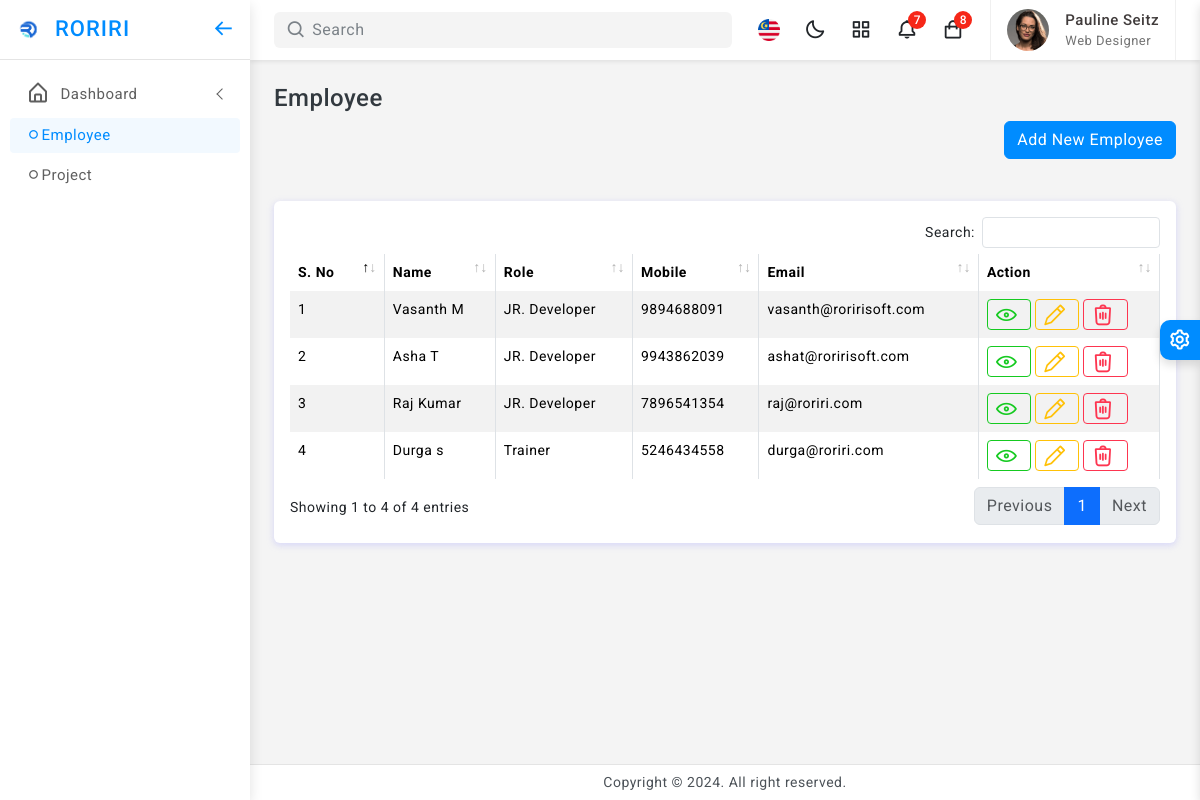
The page /employee.php on the database as committed earlier.
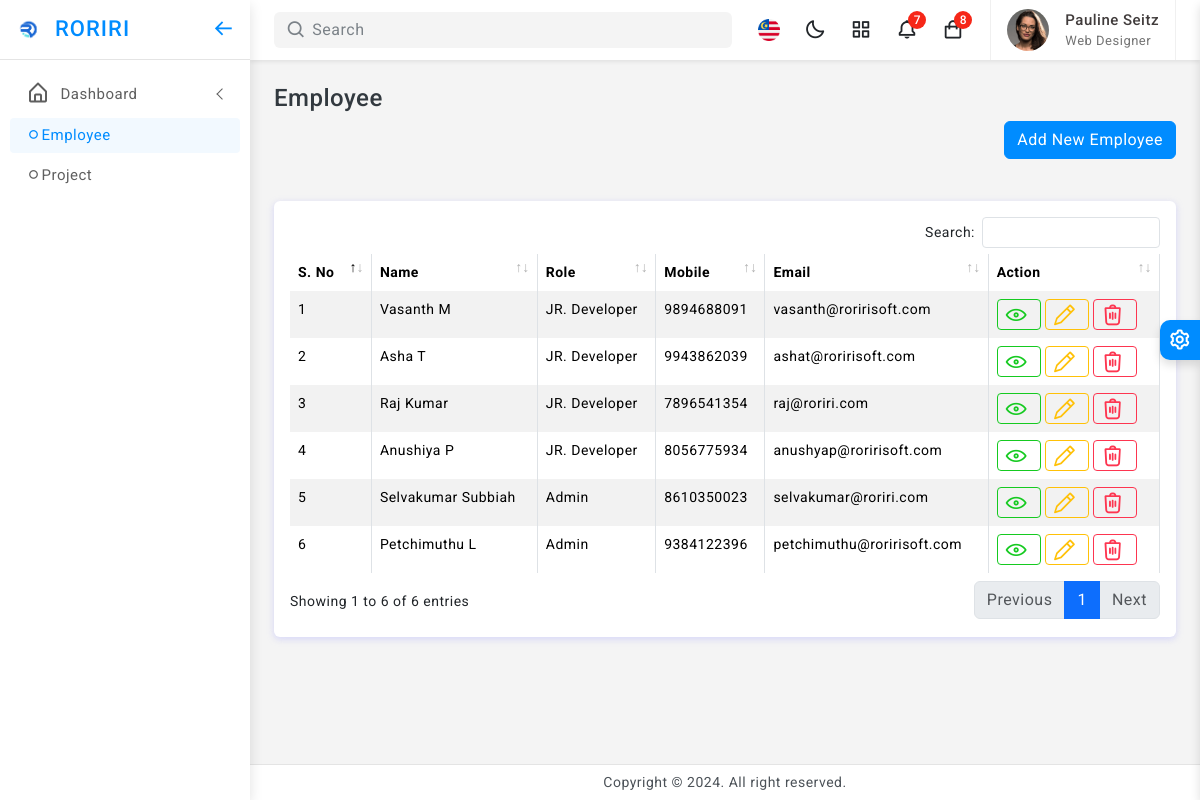
The same page on the database as committed later.
### tables this page shows
CREATE TABLE `employee_tbl` (
  `emp_id` int(11) NOT NULL,
  `entity_id` int(11) NOT NULL,
  `emp_first_name` varchar(50) NOT NULL,
  `emp_last_name` varchar(50) NOT NULL,
  `emp_gender` enum('Male','Female') NOT NULL,
  `emp_user_id` int(11) NOT NULL,
  `emp_img` varchar(50) NOT NULL,
  `emp_aadhar` varchar(50) NOT NULL,
  `emp_pan` varchar(50) NOT NULL,
  `emp_bank` varchar(50) NOT NULL,
  `created_date` datetime NOT NULL DEFAULT current_timestamp(),
  `updated_date` timestamp NOT NULL DEFAULT current_timestamp() ON UPDATE current_timestamp(),
  `emp_status` enum('Active','Inactive') NOT NULL DEFAULT 'Active',
  `emp_married_status` enum('Married','Unmarried') NOT NULL DEFAULT 'Unmarried'
);

CREATE TABLE `role_tbl` (
  `role_id` int(11) NOT NULL,
  `role_name` varchar(100) NOT NULL,
  `role_status` enum('Active','Inactive') NOT NULL DEFAULT 'Active'
);

CREATE TABLE `emp_additional_tbl` (
  `add_tbl_id` int(11) NOT NULL,
  `emp_id` int(11) NOT NULL,
  `emp_personal_email` varchar(30) NOT NULL,
  `emp_company_email` varchar(40) NOT NULL,
  `emp_dob` date NOT NULL,
  `emp_pay_role` int(11) NOT NULL,
  `emp_joining_date` date NOT NULL,
  `emp_role` int(11) NOT NULL,
  `emp_mobile` varchar(10) NOT NULL,
  `emp_address` varchar(100) NOT NULL,
  `emp_created_date` datetime NOT NULL DEFAULT current_timestamp(),
  `emp_status` enum('Active','Inactive') NOT NULL DEFAULT 'Active'
);

### employee.php (the view, shortened to what this page needs)
<?php
    include("db/dbConnection.php");
   $selQuery = "SELECT employee_tbl.*, emp_additional_tbl.*,role_tbl.* FROM employee_tbl
LEFT JOIN emp_additional_tbl ON emp_additional_tbl.emp_id = employee_tbl.emp_id
LEFT JOIN role_tbl ON role_tbl.role_id=emp_additional_tbl.emp_role
WHERE employee_tbl.emp_status='Active'";
    $resQuery = mysqli_query($conn , $selQuery);
?>
<!doctype html>
<html lang="en">
<?php include("head.php");?>
<body>
	<div class="wrapper">
			<?php include("left.php");?>
			<?php include("top.php");?>
		<div class="page-wrapper">
			<div class="page-content">
            <div class="page-title-box">
                <div class="page-title-right">
                    <h4 class="page-title">Employee</h4>
                    <div class="position-relative" style="height: 80px;">
                    <button type="button" id="addEmpBtn" class="btn btn-primary position-absolute top-0 end-0" data-bs-toggle="modal" data-bs-target="#addEmployeeModal">Add New Employee</button>
                    </div>
                </div>
            </div>
				<div class="card">
					<div class="card-body">
						<div class="table-responsive">
							<table id="example2" class="table table-striped table-bordered">
								<thead>
									<tr>
                                        <th>S. No</th>
										<th>Name</th>
                                        <th>Role</th>
										<th>Mobile</th>
										<th>Email</th>
										<th>Action</th>
									</tr>
								</thead>
								<tbody>
                                <?php $i=1; while($row = mysqli_fetch_array($resQuery , MYSQLI_ASSOC)) {
                            $emp_id   = $row['emp_id'];
                            $emp_first_name  = $row['emp_first_name'];
                            $emp_last_name   = $row['emp_last_name'];
                            $email          = $row['emp_company_email'];
                            $role        = $row['role_name'];
                            $mobile   =$row['emp_mobile'];
                            $name=$emp_first_name.' '.$emp_last_name;
                      ?>
                      <tr>
                       <td><?php echo $i; $i++; ?></td>
                      <td><?php echo $name; ?></td>
                      <td><?php echo $role; ?></td>
                      <td><?php echo $mobile; ?></td>
                      <td><?php echo $email; ?></td>
                      <td>
                          <button class="btn btn-sm btn-outline-success" onclick="goViewEmp(<?php echo $emp_id; ?>);" ><i class="lni lni-eye"></i></button>
                          <button type="button" class="btn btn-sm btn-outline-warning" onclick="goEditEmp(<?php echo $emp_id; ?>);" data-bs-toggle="modal" data-bs-target="#editEmployeeModal"><i class="lni lni-pencil"></i></button>
                          <button class="btn btn-sm btn-outline-danger" onclick="goDeleteEmployee(<?php echo $emp_id; ?>);"><i class="lni lni-trash"></i></button>
                      </td>
                    </tr>
                    <?php } ?>
								</tbody>
							</table>
						</div>
					</div>
				</div>
			</div>
		</div>
		 <?php include("footer.php"); ?>
	</div>
	<?php include("theme.php");?>
</body>
</html>

### head.php (shortened to what this page needs)
<head>
	<link href="assets/plugins/vectormap/jquery-jvectormap-2.0.2.css" rel="stylesheet"/>
	<link href="assets/plugins/simplebar/css/simplebar.css" rel="stylesheet" />
	<link href="assets/plugins/perfect-scrollbar/css/perfect-scrollbar.css" rel="stylesheet" />
	<link href="assets/plugins/metismenu/css/metisMenu.min.css" rel="stylesheet"/>
	<link href="assets/plugins/datatable/css/dataTables.bootstrap5.min.css" rel="stylesheet" />
	<link href="assets/css/pace.min.css" rel="stylesheet"/>
	<link href="assets/css/bootstrap.min.css" rel="stylesheet">
	<link href="assets/css/bootstrap-extended.css" rel="stylesheet">
	<link href="assets/css/app.css" rel="stylesheet">
	<link href="assets/css/icons.css" rel="stylesheet">
	<link rel="stylesheet" href="assets/css/dark-theme.css"/>
	<link rel="stylesheet" href="assets/css/semi-dark.css"/>
	<link rel="stylesheet" href="assets/css/header-colors.css"/>
</head>

### left.php
<div class="sidebar-wrapper" data-simplebar="true">
			<div class="sidebar-header">
				<div>
					<img src="img/Logo Roriri.png" class="logo-icon" alt="RORIRI">
				</div>
				<div>
					<h4 class="logo-text">RORIRI</h4>
				</div>
				<div class="toggle-icon ms-auto"><i class='bx bx-arrow-back'></i>
				</div>
			 </div>
			<ul class="metismenu" id="menu">
				<li>
					<a href="javascript:;" class="has-arrow">
						<div class="parent-icon"><i class='bx bx-home-alt'></i>
						</div>
						<div class="menu-title">Dashboard</div>
					</a>
					<li><a href="employee.php"><i class='bx bx-radio-circle'></i>Employee</a></li>
					<li> <a href="project.php"><i class='bx bx-radio-circle'></i>Project</a></li>
				</li>
			</ul>
		</div>

### top.php (shortened to what this page needs)
<header>
			<div class="topbar d-flex align-items-center">
				<nav class="navbar navbar-expand gap-3">
					  <div class="search-bar d-lg-block d-none" data-bs-toggle="modal" data-bs-target="#SearchModal">
					     <a href="avascript:;" class="btn d-flex align-items-center"><i class="bx bx-search"></i>Search</a>
					  </div>
					  <div class="top-menu ms-auto">
						<ul class="navbar-nav align-items-center gap-1">
							<li class="nav-item dropdown dropdown-laungauge d-none d-sm-flex">
								<a class="nav-link dropdown-toggle dropdown-toggle-nocaret" href="avascript:;" data-bs-toggle="dropdown"><img src="assets/images/county/02.png" width="22" alt="">
								</a>
							</li>
							<li class="nav-item dark-mode d-none d-sm-flex">
								<a class="nav-link dark-mode-icon" href="javascript:;"><i class='bx bx-moon'></i>
								</a>
							</li>
							<li class="nav-item dropdown dropdown-app">
								<a class="nav-link dropdown-toggle dropdown-toggle-nocaret" data-bs-toggle="dropdown" href="javascript:;"><i class='bx bx-grid-alt'></i></a>
							</li>
							<li class="nav-item dropdown dropdown-large">
								<a class="nav-link dropdown-toggle dropdown-toggle-nocaret position-relative" href="#" data-bs-toggle="dropdown"><span class="alert-count">7</span>
									<i class='bx bx-bell'></i>
								</a>
							</li>
							<li class="nav-item dropdown dropdown-large">
								<a class="nav-link dropdown-toggle dropdown-toggle-nocaret position-relative" href="#" role="button" data-bs-toggle="dropdown" aria-expanded="false"> <span class="alert-count">8</span>
									<i class='bx bx-shopping-bag'></i>
								</a>
							</li>
						</ul>
					</div>
					<div class="user-box dropdown px-3">
						<a class="d-flex align-items-center nav-link dropdown-toggle gap-3 dropdown-toggle-nocaret" href="#" role="button" data-bs-toggle="dropdown" aria-expanded="false">
							<img src="assets/images/avatars/avatar-2.png" class="user-img" alt="user avatar">
							<div class="user-info">
								<p class="user-name mb-0">Pauline Seitz</p>
								<p class="designattion mb-0">Web Designer</p>
							</div>
						</a>
					</div>
				</nav>
			</div>
		</header>

### footer.php (shortened to what this page needs)
<footer class="page-footer">
	<p class="mb-0">Copyright © 2024. All right reserved.</p>
</footer>

### theme.php (shortened to what this page needs)
<div class="switcher-wrapper">
		<div class="switcher-btn"> <i class='bx bx-cog bx-spin'></i>
		</div>
	</div>

Rows that differ between the two databases and show on the page:
no longer on this page (row edited): employee_tbl: name "Durga s", role_tbl.role_name "Trainer", emp_additional_tbl.emp_mobile "5246434558", emp_additional_tbl.emp_company_email "durga@roriri.com"
added employee_tbl: name "Anushiya P", role_tbl.role_name "JR. Developer", emp_additional_tbl.emp_mobile "8056775934", emp_additional_tbl.emp_company_email "anushyap@roririsoft.com"
added employee_tbl: name "Selvakumar Subbiah", role_tbl.role_name "Admin", emp_additional_tbl.emp_mobile "8610350023", emp_additional_tbl.emp_company_email "selvakumar@roriri.com"
added employee_tbl: name "Petchimuthu L", role_tbl.role_name "Admin", emp_additional_tbl.emp_mobile "9384122396", emp_additional_tbl.emp_company_email "petchimuthu@roririsoft.com"
Other text that changed with them:
text written by a page script: "Search: Showing 1 to 4 of 4 entries Previous 1 Next" → "Search: Showing 1 to 6 of 6 entries Previous 1 Next"
